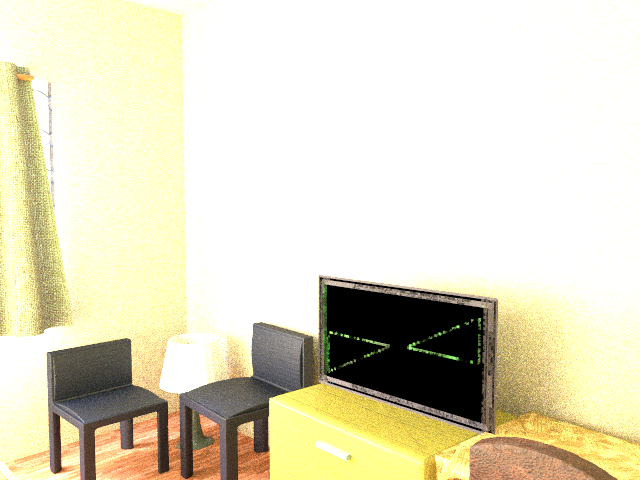
#> input picture Labs/LabExam-1B/Q1.png, 640 x 480 px
$ python -i EdgeDetection.py   (imports and definitions only)
#> lines starting #> are read from the running program, lines starting #| are printed output that depends on the picture
import numpy as np
from scipy import ndimage

def pad_image(image, pad_width):
    """Add zero padding to image."""
    return np.pad(image, pad_width, mode='constant', constant_values=0)

def sobel_operator():
    """Return Sobel operators for x and y directions."""
    sobel_x = np.array([[-1, 0, 1],
                        [-2, 0, 2],
                        [-1, 0, 1]])

    sobel_y = np.array([[-1, -2, -1],
                        [0, 0, 0],
                        [1, 2, 1]])
    return sobel_x, sobel_y

# [50 lines left out: functions prewitt_operator, detect_edges_sobel, detect_edges_prewitt, laplacian_operator, detect_edges_laplacian, not called in this run]

def canny_edge_detection(image, low_threshold=50, high_threshold=150, sigma=1):
    """Implement Canny edge detection."""
    # 1. Gaussian smoothing
    smoothed = ndimage.gaussian_filter(image, sigma)

    # 2. Compute gradients
    sobel_x, sobel_y = sobel_operator()
    gradient_x = ndimage.convolve(smoothed, sobel_x)
    gradient_y = ndimage.convolve(smoothed, sobel_y)

    # Calculate gradient magnitude and direction
    gradient_magnitude = np.sqrt(gradient_x**2 + gradient_y**2)
    gradient_direction = np.arctan2(gradient_y, gradient_x)

    # 3. Non-maximum suppression
    height, width = image.shape
    suppressed = np.zeros_like(gradient_magnitude)

    for i in range(1, height-1):
        for j in range(1, width-1):
            angle = gradient_direction[i, j] * 180 / np.pi
            angle = angle % 180

            if (0 <= angle < 22.5) or (157.5 <= angle <= 180):
                neighbors = [gradient_magnitude[i, j+1], gradient_magnitude[i, j-1]]
            elif 22.5 <= angle < 67.5:
                neighbors = [gradient_magnitude[i+1, j-1], gradient_magnitude[i-1, j+1]]
            elif 67.5 <= angle < 112.5:
                neighbors = [gradient_magnitude[i+1, j], gradient_magnitude[i-1, j]]
            else:
                neighbors = [gradient_magnitude[i-1, j-1], gradient_magnitude[i+1, j+1]]

            if gradient_magnitude[i, j] >= max(neighbors):
                suppressed[i, j] = gradient_magnitude[i, j]

    # 4. Double thresholding
    strong_edges = (suppressed > high_threshold)
    weak_edges = (suppressed >= low_threshold) & (suppressed <= high_threshold)

    # 5. Edge tracking by hysteresis
    final_edges = np.copy(strong_edges)

    for i in range(1, height-1):
        for j in range(1, width-1):
            if weak_edges[i, j]:
                if np.any(strong_edges[i-1:i+2, j-1:j+2]):
                    final_edges[i, j] = 1

    return np.uint8(final_edges * 255)

>>> import cv2
>>> picture = cv2.imread('../Q1.png', cv2.IMREAD_GRAYSCALE)
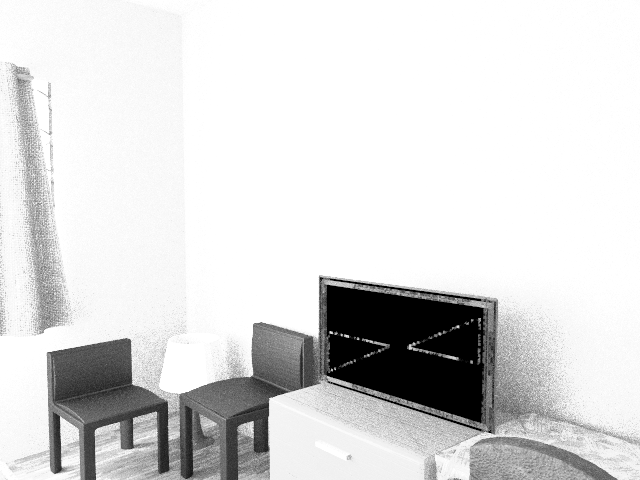
#> picture: shape (480, 640); min 0, max 255, mean 218.1
>>> result = canny_edge_detection(picture)
#> in canny_edge_detection, `gradient_x = ndimage.convolve(smoothed, sobel_x)`:
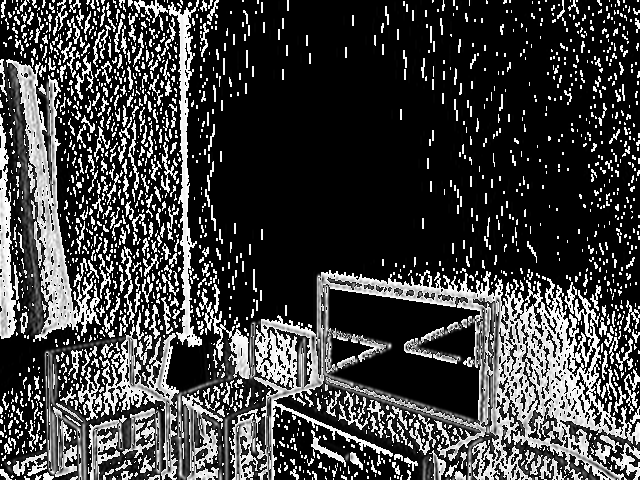
#> gradient_x: shape (480, 640); min 0, max 255, mean 64.4
#> in canny_edge_detection, `gradient_y = ndimage.convolve(smoothed, sobel_y)`:
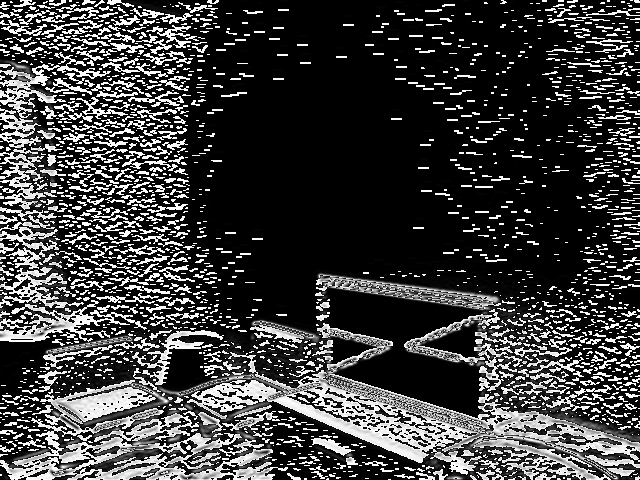
#> gradient_y: shape (480, 640); min 0, max 255, mean 61.9
#> in canny_edge_detection, `gradient_magnitude = np.sqrt(gradient_x**2 + gradient_y**2)`:
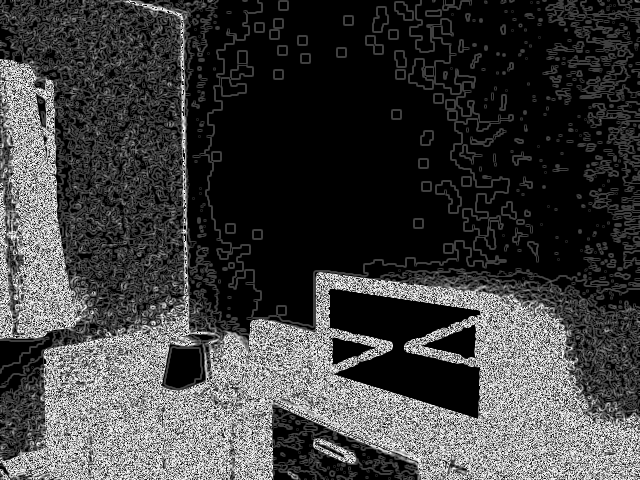
#> gradient_magnitude: shape (480, 640) float16; min 0, max 15.81, mean 3.9; drawn with min black and max white
#> in canny_edge_detection, `gradient_direction = np.arctan2(gradient_y, gradient_x)`:
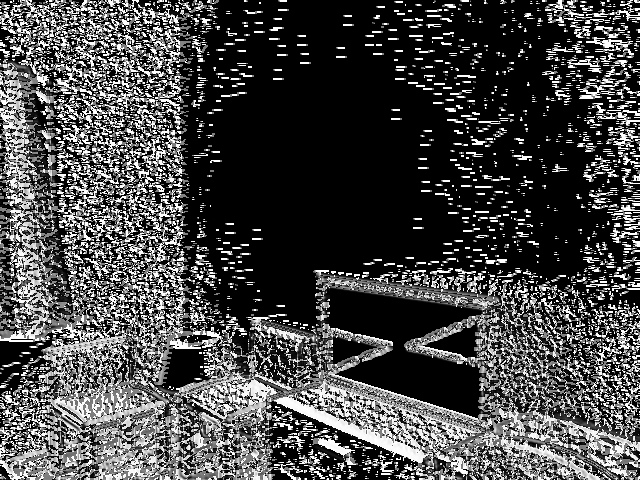
#> gradient_direction: shape (480, 640) float16; min 0, max 1.57, mean 0.439; drawn with min black and max white
#> after the loop in canny_edge_detection, `for i in range(1, height-1):`:
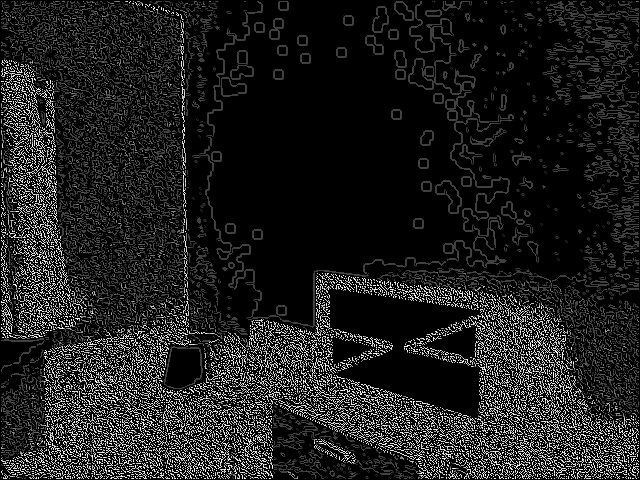
#> suppressed: shape (480, 640) float16; min 0, max 15.81, mean 1.85; drawn with min black and max white
#> in canny_edge_detection, `strong_edges = (suppressed > high_threshold)`: strong_edges: shape (480, 640) bool; every value is 0

$ run again, on Labs/LabExam-1B/Q2.png
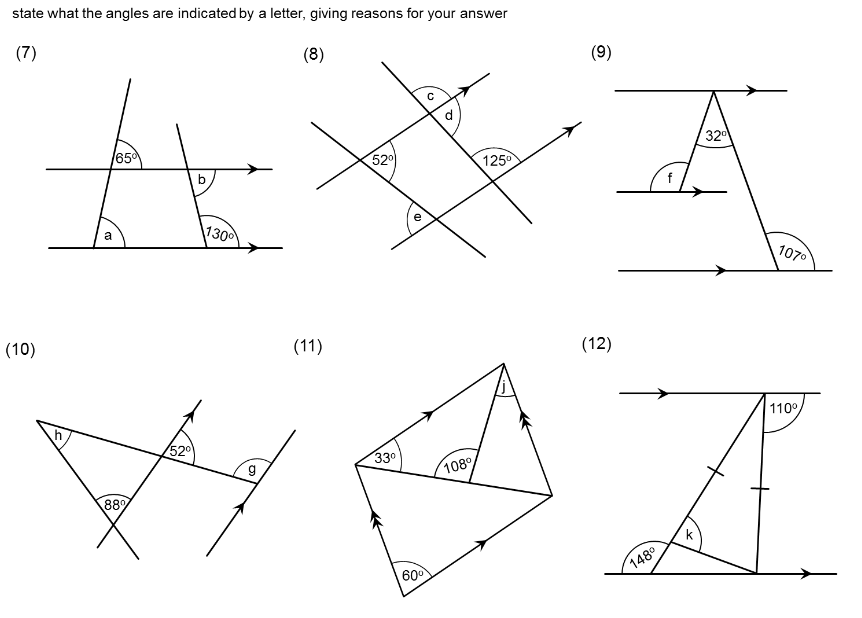
#> input picture Labs/LabExam-1B/Q2.png, 862 x 618 px
#> picture is the input picture: shape (618, 862); min 0, max 255, mean 248.6
#> in canny_edge_detection, `gradient_direction = np.arctan2(gradient_y, gradient_x)`:
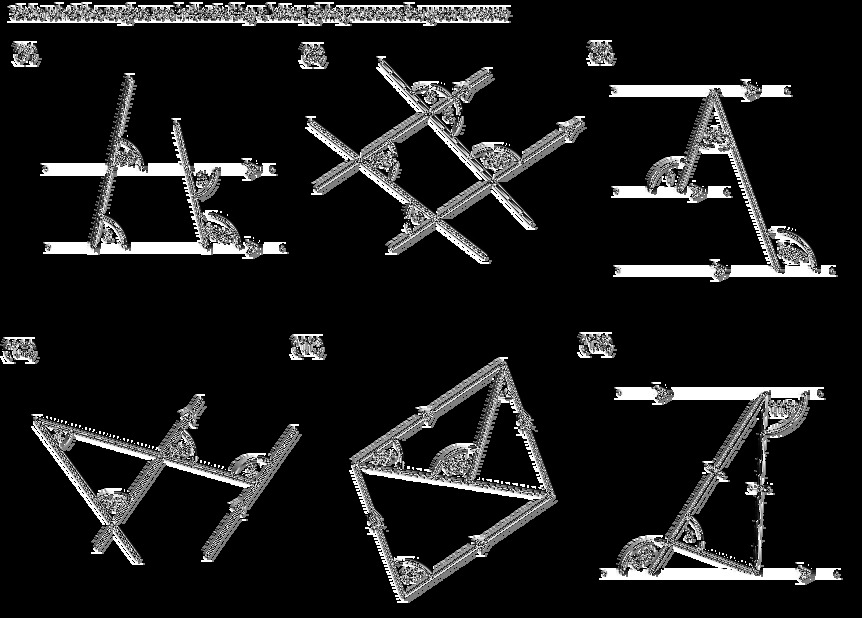
#> gradient_direction: shape (618, 862) float16; min 0, max 1.57, mean 0.171; drawn with min black and max white
#> after the loop in canny_edge_detection, `for i in range(1, height-1):`:
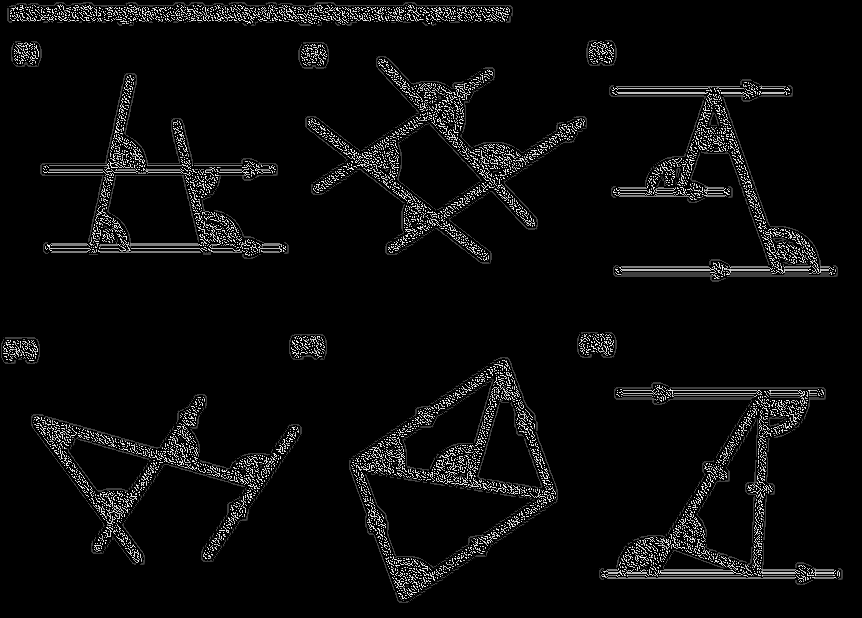
#> suppressed: shape (618, 862) float16; min 0, max 15.81, mean 0.724; drawn with min black and max white
#> strong_edges: shape (618, 862) bool; every value is 0

$ run again, on Labs/LabExam-1B/Q3.png
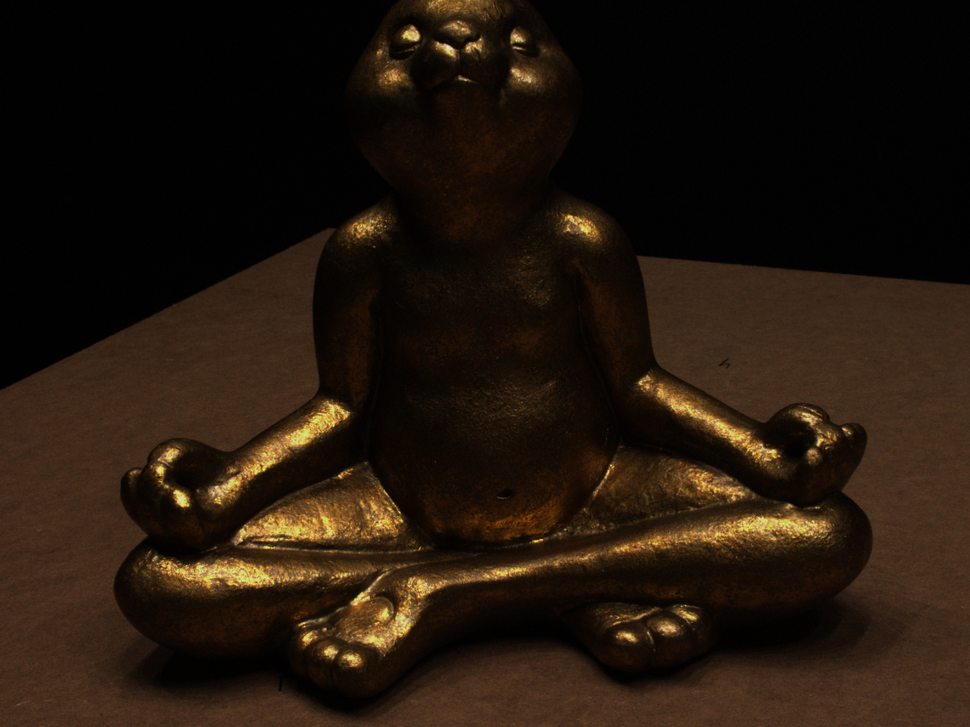
#> input picture Labs/LabExam-1B/Q3.png, 970 x 727 px, shrunk from 1600 x 1200 before the run
#> in canny_edge_detection, `gradient_direction = np.arctan2(gradient_y, gradient_x)`:
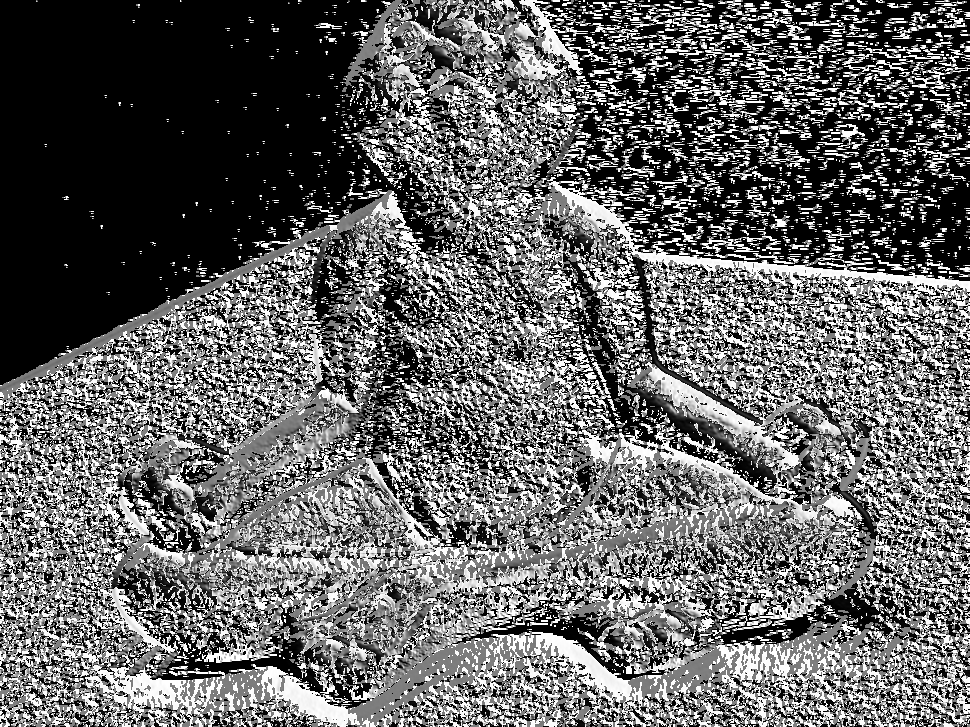
#> gradient_direction: shape (727, 970) float16; min 0, max 1.57, mean 0.625; drawn with min black and max white
#> after the loop in canny_edge_detection, `for i in range(1, height-1):`:
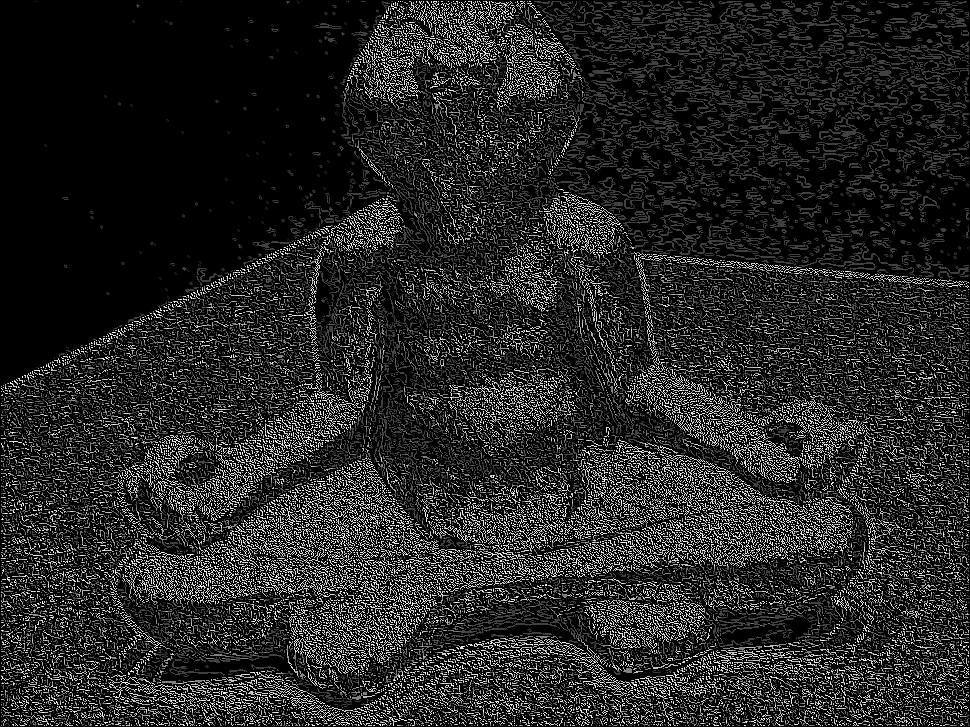
#> suppressed: shape (727, 970) float16; min 0, max 15.81, mean 2.26; drawn with min black and max white
#> strong_edges: shape (727, 970) bool; every value is 0

$ run again, on Labs/LabExam-1B/Q3-Explain.png
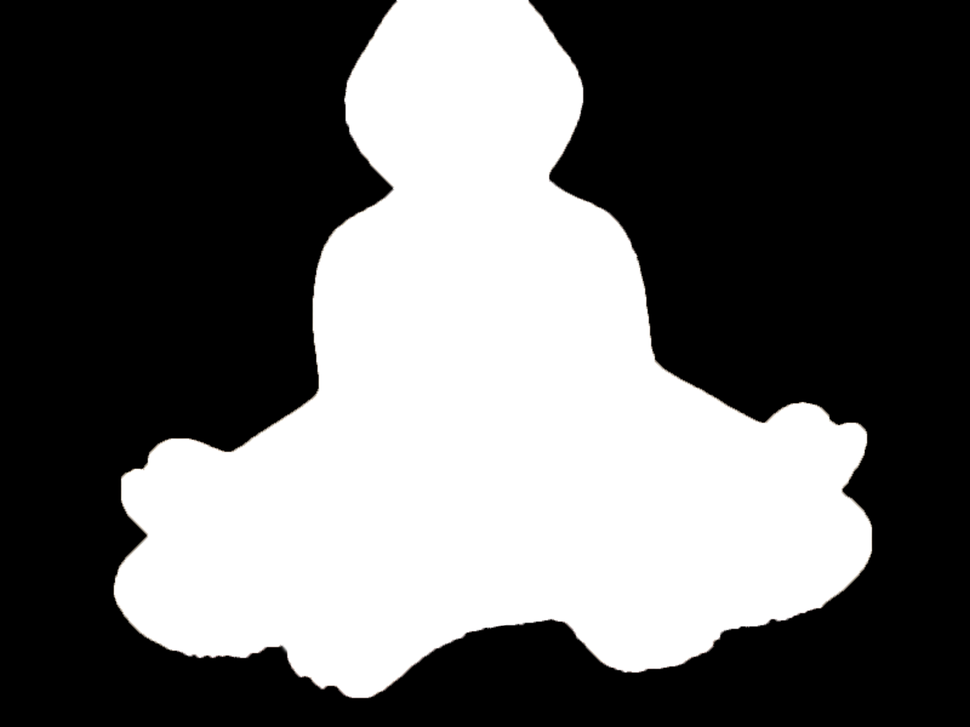
#> input picture Labs/LabExam-1B/Q3-Explain.png, 970 x 727 px, shrunk from 1600 x 1200 before the run
#> in canny_edge_detection, `gradient_direction = np.arctan2(gradient_y, gradient_x)`:
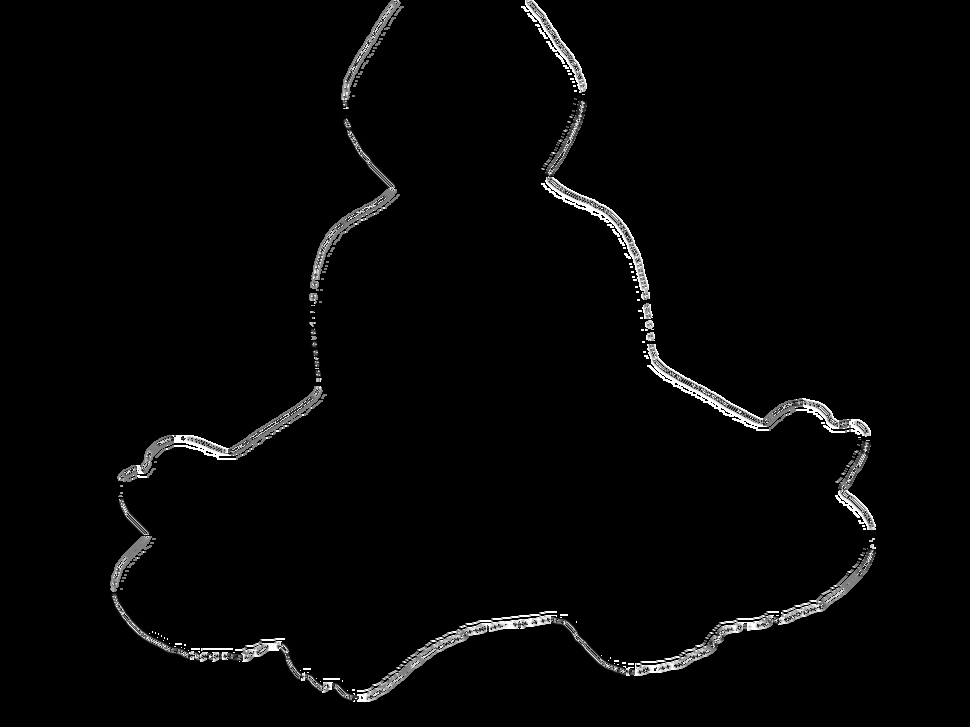
#> gradient_direction: shape (727, 970) float16; min 0, max 1.57, mean 0.0364; drawn with min black and max white
#> after the loop in canny_edge_detection, `for i in range(1, height-1):`:
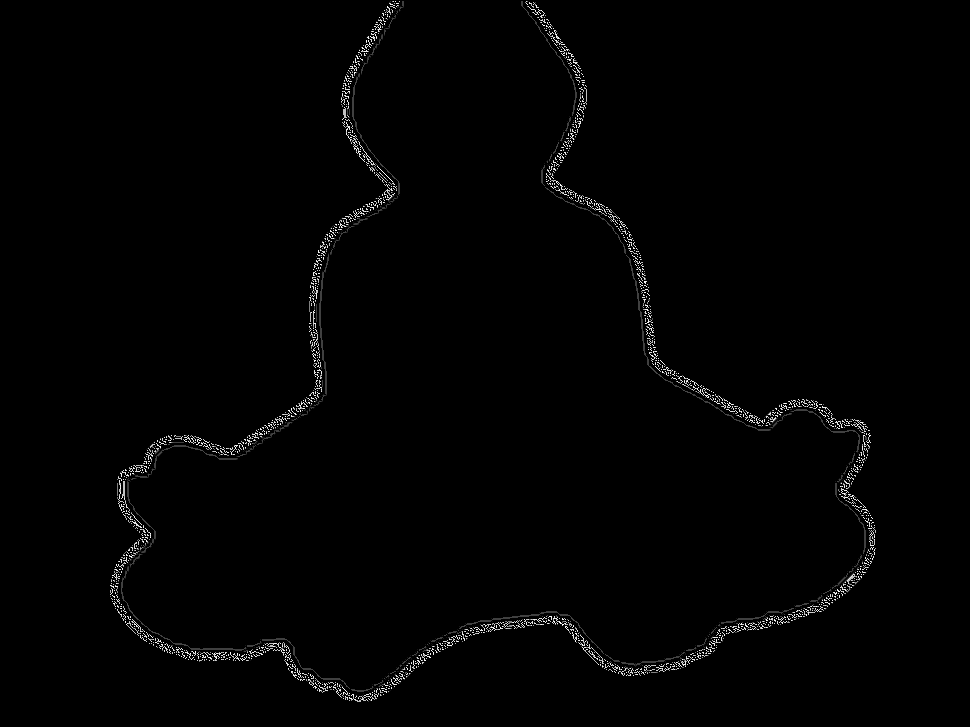
#> suppressed: shape (727, 970) float16; min 0, max 15.81, mean 0.164; drawn with min black and max white
#> strong_edges: shape (727, 970) bool; every value is 0
